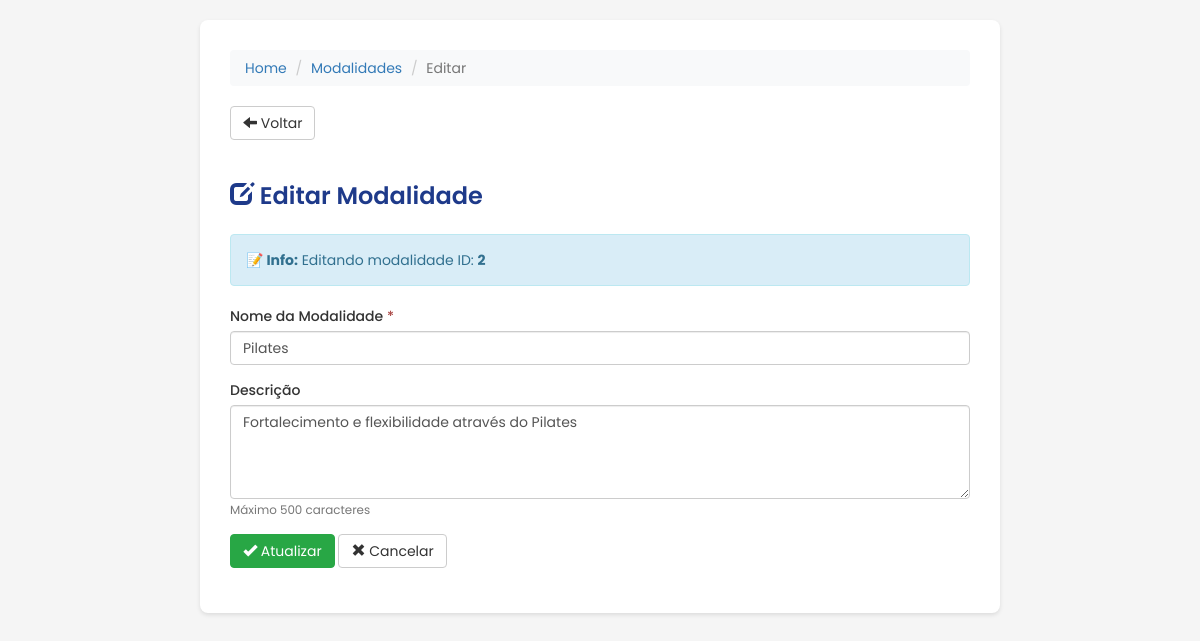
The app's page /api/modalidades/update.php?id=2 (signed in) with its own data.
### tables this page shows
CREATE TABLE `modalidades` (
  `modalidade_id` INT(11) NOT NULL AUTO_INCREMENT,
  `nome` VARCHAR(100) NOT NULL,
  `descricao` TEXT,
  `ativo` TINYINT(1) NOT NULL DEFAULT 1,
  PRIMARY KEY (`modalidade_id`)
);

### API/modalidades/update.php (the view, shortened to what this page needs)
<?php
require_once '../../config/connect.php';
$modalidade = null;
$message = '';
$id = 0;
if (isset($_GET['id']) && !empty($_GET['id'])) {
    $id = (int)$_GET['id'];
}
if ($id > 0) {
    $sql = "SELECT * FROM modalidades WHERE modalidade_id = ?";
    $stmt = $con->prepare($sql);
    if ($stmt) {
        $stmt->bind_param('i', $id);
        if ($stmt->execute()) {
            $result = $stmt->get_result();
            if ($result->num_rows > 0) {
                $modalidade = $result->fetch_assoc();
            } else {
                if (empty($message)) {
                    $message = 'Modalidade com ID ' . $id . ' não foi encontrada no banco de dados.';
                    $message_type = 'danger';
                }
            }
        } else {
            if (empty($message)) {
                $message = 'Erro ao executar consulta: ' . $stmt->error;
                $message_type = 'danger';
            }
        }
    } else {
        if (empty($message)) {
            $message = 'Erro ao preparar consulta: ' . $con->error;
            $message_type = 'danger';
        }
    }
} else {
    if (empty($message)) {
        $message = 'ID da modalidade não foi fornecido na URL. Acesse usando: update.php?id=1';
        $message_type = 'warning';
    }
}
?>
<!DOCTYPE html>
<html lang="pt-BR">
<head>
    <link rel="stylesheet" href="https://maxcdn.bootstrapcdn.com/bootstrap/3.3.7/css/bootstrap.min.css">
</head>
<body>
    <div class="container">
        <ol class="breadcrumb">
            <li><a href="../../dashboard.php">Home</a></li>
            <li><a href="get-with-pagination.php">Modalidades</a></li>
            <li class="active">Editar</li>
        </ol>
        <a href="get-with-pagination.php" class="btn btn-default" style="margin-bottom: 20px;">
            <span class="glyphicon glyphicon-arrow-left"></span> Voltar
        </a>
        <h3><i class="glyphicon glyphicon-edit"></i> Editar Modalidade</h3>
        <?php if ($modalidade): ?>
            <div class="alert alert-info" style="margin-bottom: 20px;">
                <strong>📝 Info:</strong> Editando modalidade ID: <strong><?php echo $modalidade['modalidade_id']; ?></strong>
            </div>
            <form method="POST" action="">
                <div class="form-group">
                    <label for="nome">Nome da Modalidade <span class="text-danger">*</span></label>
                    <input
                        type="text"
                        id="nome"
                        name="nome"
                        class="form-control"
                        value="<?php echo htmlspecialchars($modalidade['nome'] ?? '', ENT_QUOTES); ?>"
                        required
                        maxlength="100"
                        placeholder="Ex: Futebol, Basquete, Voleibol"
                    >
                </div>
                <div class="form-group">
                    <label for="descricao">Descrição</label>
                    <textarea
                        id="descricao"
                        name="descricao"
                        class="form-control"
                        rows="4"
                        maxlength="500"
                        placeholder="Descrição opcional da modalidade"
                    ><?php echo htmlspecialchars($modalidade['descricao'] ?? '', ENT_QUOTES); ?></textarea>
                    <small class="text-muted">Máximo 500 caracteres</small>
                </div>
                <div class="form-group">
                    <button type="submit" class="btn btn-success">
                        <span class="glyphicon glyphicon-ok"></span> Atualizar
                    </button>
                    <a href="get-with-pagination.php" class="btn btn-default">
                        <span class="glyphicon glyphicon-remove"></span> Cancelar
                    </a>
                </div>
            </form>
        <?php endif; ?>
    </div>
</body>
</html>

### API/modalidades/update.php (style rules this page uses)
body { padding: 20px; background: #f5f5f5; font-family: 'Poppins', sans-serif; }
.container { background: white; padding: 30px; border-radius: 8px; box-shadow: 0 2px 4px rgba(0,0,0,0.1); max-width: 800px; }
h3 { color: #1e3a8a; margin-bottom: 25px; font-weight: 600; }
.btn-success { background-color: #28a745; border-color: #28a745; }
.form-group label { font-weight: 500; }
.breadcrumb { background-color: #f8f9fa; }

### records on screen
modalidades: modalidade_id "2", nome "Pilates", descricao "Fortalecimento e flexibilidade através do Pilates"
